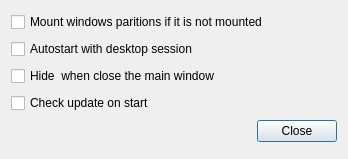
<?xml version="1.0" encoding="UTF-8"?>
<ui version="4.0">
 <class>SettingsDialog</class>
 <widget class="QDialog" name="SettingsDialog">
  <property name="windowModality">
   <enum>Qt::ApplicationModal</enum>
  </property>
  <property name="geometry">
   <rect>
    <x>0</x>
    <y>0</y>
    <width>348</width>
    <height>159</height>
   </rect>
  </property>
  <property name="sizePolicy">
   <sizepolicy hsizetype="Preferred" vsizetype="Fixed">
    <horstretch>0</horstretch>
    <verstretch>0</verstretch>
   </sizepolicy>
  </property>
  <property name="windowTitle">
   <string>Settings</string>
  </property>
  <property name="modal">
   <bool>true</bool>
  </property>
  <layout class="QGridLayout" name="gridLayout">
   <item row="4" column="0">
    <widget class="QDialogButtonBox" name="buttonBox">
     <property name="orientation">
      <enum>Qt::Horizontal</enum>
     </property>
     <property name="standardButtons">
      <set>QDialogButtonBox::Close</set>
     </property>
    </widget>
   </item>
   <item row="1" column="0">
    <widget class="QCheckBox" name="autostart_checkbox">
     <property name="text">
      <string>Autostart with desktop session</string>
     </property>
    </widget>
   </item>
   <item row="2" column="0">
    <widget class="QCheckBox" name="hideOnClose">
     <property name="text">
      <string>Hide  when close the main window</string>
     </property>
    </widget>
   </item>
   <item row="0" column="0">
    <widget class="QCheckBox" name="mount_checkbox">
     <property name="toolTip">
      <string>The Partition with NTFS/FAT32/ExFat/FAT32 filesystem will consider as a Windows partition</string>
     </property>
     <property name="text">
      <string>Mount windows paritions if it is not mounted</string>
     </property>
    </widget>
   </item>
   <item row="3" column="0">
    <widget class="QCheckBox" name="checkUpdate">
     <property name="text">
      <string>Check update on start</string>
     </property>
    </widget>
   </item>
  </layout>
 </widget>
 <resources/>
 <connections>
  <connection>
   <sender>buttonBox</sender>
   <signal>accepted()</signal>
   <receiver>SettingsDialog</receiver>
   <slot>accept()</slot>
   <hints>
    <hint type="sourcelabel">
     <x>248</x>
     <y>254</y>
    </hint>
    <hint type="destinationlabel">
     <x>157</x>
     <y>274</y>
    </hint>
   </hints>
  </connection>
  <connection>
   <sender>buttonBox</sender>
   <signal>rejected()</signal>
   <receiver>SettingsDialog</receiver>
   <slot>reject()</slot>
   <hints>
    <hint type="sourcelabel">
     <x>316</x>
     <y>260</y>
    </hint>
    <hint type="destinationlabel">
     <x>286</x>
     <y>274</y>
    </hint>
   </hints>
  </connection>
 </connections>
</ui>
